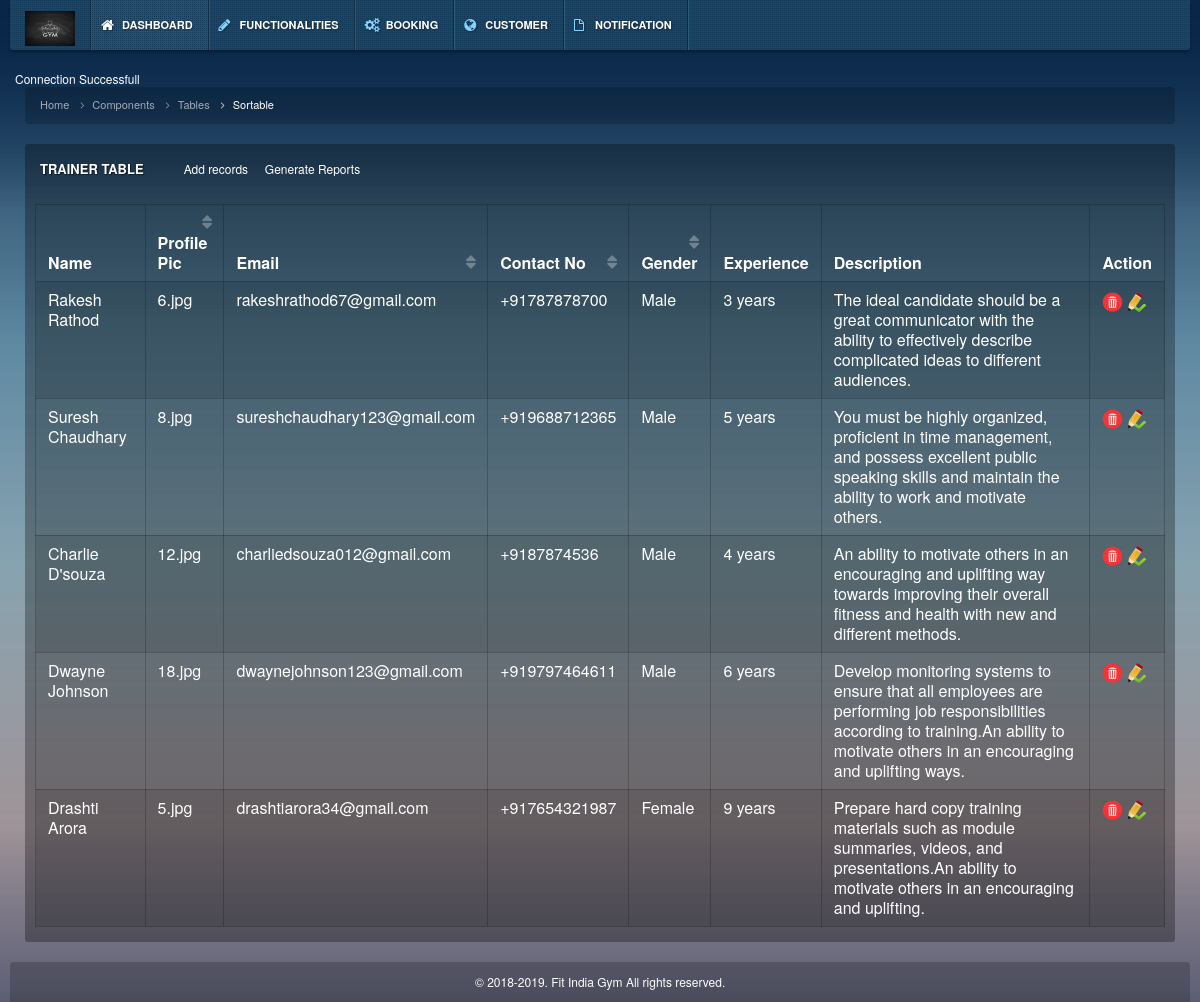
The page /admin/trainer_tbl.php on the database its author committed.
### tables this page shows
CREATE TABLE `trainer` (
  `T_id` int(11) NOT NULL,
  `T_name` varchar(30) NOT NULL,
  `T_profilepic` varchar(200) NOT NULL,
  `T_email` varchar(30) NOT NULL,
  `T_contact` varchar(13) NOT NULL,
  `T_gender` tinyint(1) NOT NULL,
  `T_specialization` varchar(100) NOT NULL,
  `T_experience` varchar(250) NOT NULL,
  `T_description` varchar(250) NOT NULL
);

### admin/trainer_tbl.php (the view, shortened to what this page needs)
<?php
include("header.php");
?>
<?php
	require_once('../config/connection.php');
		?>
<!DOCTYPE html>
<html lang="en">
<head>
    <link href="css/stylesheets.css" rel="stylesheet" type="text/css">
</head>
<body class="bg-img-num1">
    <div class="container">
        <div class="row">
            <div class="col-md-12">
                <ol class="breadcrumb">
                    <li><a href="#">Home</a></li>
                    <li><a href="#">Components</a></li>
                    <li><a href="#">Tables</a></li>
                    <li class="active">Sortable</li>
                </ol>
            </div>
        </div>
        <div class="row">
            <div class="col-md-12">
                <div class="block">
                    <div class="header">
                        <h2>Trainer Table</h2>
						<span> <a href="trainer_ins.php"> Add records </a> </span>
						&nbsp;&nbsp;&nbsp;<span> <a href="Reports/gymm(2).php"> Generate Reports </a> </span>
                    </div>
                    <div class="content">
                        <table cellpadding="0" cellspacing="0" width="100%" class="table table-bordered table-striped sortable_default">
                            <thead>
                              <th> Name </th>
							  <th>Profile Pic</th>
							  <th>Email</th>
							  <th>Contact No</th>
							  <th>Gender</th>
							  <th>Experience</th>
							   <th>Description</th>
     						  <th>Action</th>
                            </thead>
                            <tbody>
                                		<?php
												$sql="select * from trainer";
												$result=mysqli_query($conn,$sql);
												while($row = mysqli_fetch_array($result))
												{
													echo "<tr>";
												echo "<td>" . $row['T_name'] ."</td>";
												echo "<td>" . $row['T_profilepic'] . "</td>";
												echo "<td>" . $row['T_email'] . "</td>";
												echo "<td>" . $row['T_contact'] . "</td>";
												echo "<td>" ;
												if($row['T_gender']==1){echo "Female";}else{echo "Male";};
												echo"</td>";
												echo "<td>" . $row['T_experience'] . "</td>";
												echo "<td>" . $row['T_description']. "</td>";
												echo "<td> <a href=\"delete_tra.php?id=$row[T_id]\"><img
												src=\"img/delete2.png\"   height='20'/> </a>
												<a href=\"trainer_update.php?id=$row[T_id]&trainer=$row[T_name]\"><img
												src=\"img/edit1.png\"   height='20'/> </a></td>";
												echo "</tr>";
												}
												?>
                            </tbody>
                        </table>
                    </div>
                </div>
            </div>
        </div>
    </div>
</body>
</html>
<?php
include("footer.php");
?>

### admin/css/stylesheet.css (style rules this page uses)
html { height: 100%; min-height: 100%; }
body { background: url('../img/background/bg_num1.jpg') left top repeat-x #082648; font-family: 'Helvetica Neue', 'Helvetica', Arial, sans-serif; color: #FFF; height: 100%; min-height: 100%; font-size: 12px; }
a { color: #FFF; outline: 0 !important; }
.container { max-width: none !important; width: 100%; }
[class^='col-xs-'], [class^='col-sm-'], [class^='col-md-'], [class^='col-lg-'] { position: relative;min-height: 1px;padding-left: 10px;padding-right: 10px; }
.block .user .info .informer, .block .head h2, .block .header h2, .block .head-panel .hp-info { text-shadow: 1px 1px 1px rgba(0,0,0,0.5); }
.block > div:first-child { -moz-border-top-left-radius: 3px; -webkit-border-top-left-radius: 3px; border-top-left-radius: 3px; -moz-border-top-right-radius: 3px; -webkit-border-top-right-radius: 3px; border-top-right-radius: 3px; }
.block > div:last-child { -moz-border-bottom-left-radius: 3px; -webkit-border-bottom-left-radius: 3px; border-bottom-left-radius: 3px; -moz-border-bottom-right-radius: 3px; -webkit-border-bottom-right-radius: 3px; border-bottom-right-radius: 3px; }
.block { margin-bottom: 20px; float: left; width: 100%; position: relative; }
.block .header, .block .content, .block .footer, .block .toolbar, .block .header.header-default, .block .content.content-default, .block .toolbar.toolbar-default, .block .footer.footer-defaut { background: rgba(0,0,0,0.3); float: left; width: 100%; }
.block .header, .block .footer, .block .toolbar { padding: 10px; }
.block .header { padding: 10px 15px; }
.block .header h2, .block .head h2 { font-size: 13px; color: #FFF; padding: 0px; margin: 0px; display: block; float: left; text-transform: uppercase; font-weight: bold; }
.block .content { padding: 10px; }
.block .footer, .block .header, .block .toolbar, .block .head,.block .header h2, .block .head h2 { line-height: 30px; }
h2 { font-size: 23px; }
h1,h2,h3,h4,h5,h6 { margin-top: 0px; margin-bottom: 10px; }
.table { margin-bottom: 0px; }
.table thead>tr>th,.table thead>tr>th, .table tbody>tr>th, .table tfoot>tr>th, .table thead>tr>td, .table tbody>tr>td, .table tfoot>tr>td, .table-bordered, .table-bordered>thead>tr>th, .table-bordered>tbody>tr>th, .table-bordered>tfoot>tr>th, .table-bordered>thead>tr>td, .table-bordered>tbody>tr>td, .table-bordered>tfoot>tr>td { border-color: rgba(0,0,0,0.2); line-height: 20px; padding-left: 12px; padding-right: 12px; }
.table thead>tr>th { border-bottom: 0px; }
.table-striped>tbody>tr:nth-child(odd) { background: none; }
.table-striped>tbody>tr:nth-child(odd)>td, .table-striped>tbody>tr:nth-child(odd)>th { background: rgba(0,0,0,0.1); }
.breadcrumb { background: rgba(0,0,0,0.2); color: #FFF; padding: 10px 15px; font-size: 11px; }
.breadcrumb > li+li:before { content: "\f105"; font-family: 'FontAwesome'; padding: 0px 8px; }
.breadcrumb > li { color: #FFF; opacity: 0.6; filter: alpha(opacity=60); }
.breadcrumb > li.active { opacity: 1; filter: alpha(opacity=100); color: #FFF; }
.dataTable { float: left; border-bottom: 1px solid #DAE1E8; margin-bottom: 5px; }
.sorting_desc,.sorting_asc,.sorting { position: relative; cursor: pointer; }
.sorting:before,.sorting_desc:before,.sorting_asc:before { float: right; font-family: 'FontAwesome'; opacity: 0.9; filter: alpha(opacity=90); }
.sorting:before { content: "\f0dc"; opacity: 0.3; filter: alpha(opacity=30); }

### admin/css/backgrounds.css (style rules this page uses)
.bg-img-num1 { background: url('../img/background/bg_num1.jpg') left top repeat-x #082648; }

### rows shown on the page
trainer: T_name "Rakesh Rathod", T_profilepic "6.jpg", T_email "rakeshrathod67@gmail.com", T_contact "+91787878700", T_gender "Male", T_experience "3 years", T_description "The ideal candidate should be a great communicator with the ability to effectively describe complicated ideas to different audiences."
trainer: T_name "Suresh Chaudhary", T_profilepic "8.jpg", T_email "sureshchaudhary123@gmail.com", T_contact "+919688712365", T_gender "Male", T_experience "5 years", T_description "You must be highly organized, proficient in time management, and possess excellent public speaking skills and maintain the ability to work and motivate others."
trainer: T_name "Charlie D'souza", T_profilepic "12.jpg", T_email "charliedsouza012@gmail.com", T_contact "+9187874536", T_gender "Male", T_experience "4 years", T_description "An ability to motivate others in an encouraging and uplifting way towards improving their overall fitness and health with new and different methods."
trainer: T_name "Dwayne Johnson", T_profilepic "18.jpg", T_email "dwaynejohnson123@gmail.com", T_contact "+919797464611", T_gender "Male", T_experience "6 years", T_description "Develop monitoring systems to ensure that all employees are performing job responsibilities according to training.An ability to motivate others in an encouraging and uplifting ways."
trainer: T_name "Drashti Arora", T_profilepic "5.jpg", T_email "drashtiarora34@gmail.com", T_contact "+917654321987", T_gender "Female", T_experience "9 years", T_description "Prepare hard copy training materials such as module summaries, videos, and presentations.An ability to motivate others in an encouraging and uplifting."
